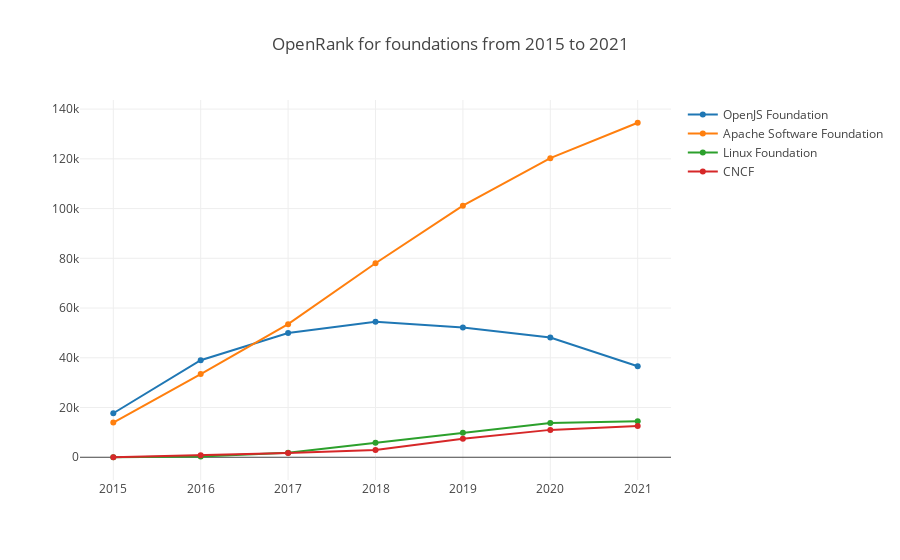

Here is the notebook cell this chart was saved with:
### Markdown cell above
- getRepoOpenrank

This function will return repo OpenRank with the config param.

Here is an example of all Chinese projects under foundation group by Foundation and by year from 2015 to 2021.

### Code cell
var startYear = 2015, startMonth = 1, endYear = 2021, endMonth = 12, x = [];
for (let y = startYear; y <= endYear; y++) x.push(`${y}`);
openDigger.index.openrank.getRepoOpenrank({labelIntersect: ['Foundation', ':regions/China'], startYear, startMonth, endYear, endMonth, groupBy: 'Foundation', groupTimeRange: 'year', limit:  -1 }).then(data => {
    openDigger.render.plotly(data.map(row => {
        return { x, y: row.openrank, mode: 'scatter', name: row.name };
    }), {title: `OpenRank for foundations from ${startYear} to ${endYear}`, xaxis: {type: 'category'}});
});

### Figure 1 — Plotly figure (JSON) as saved in the notebook; plotly's stock layout.template omitted (floating-point values rounded to 4 significant figures)
{"data": [{"mode": "scatter", "name": "OpenJS Foundation", "x": ["2015", "2016", "2017", "2018", "2019", "2020", "2021"], "y": [17690.0, 39020.0, 49940.0, 54470.0, 52160.0, 48180.0, 36610.0]}, {"mode": "scatter", "name": "Apache Software Foundation", "x": ["2015", "2016", "2017", "2018", "2019", "2020", "2021"], "y": [13960.0, 33460.0, 53520.0, 78000.0, 101200.0, 120300.0, 134500.0]}, {"mode": "scatter", "name": "Linux Foundation", "x": ["2015", "2016", "2017", "2018", "2019", "2020", "2021"], "y": [3.52, 265.3, 1831.0, 5864.0, 9862.0, 13780.0, 14500.0]}, {"mode": "scatter", "name": "CNCF", "x": ["2015", "2016", "2017", "2018", "2019", "2020", "2021"], "y": [0, 769, 1735.0, 2956.0, 7437.0, 11010.0, 12600.0]}], "layout": {"autosize": true, "title": {"text": "OpenRank for foundations from 2015 to 2021"}, "xaxis": {"autorange": true, "range": [-0.3503, 6.35], "type": "category"}, "yaxis": {"autorange": true, "range": [-11100.0, 145600.0], "type": "linear"}}}
